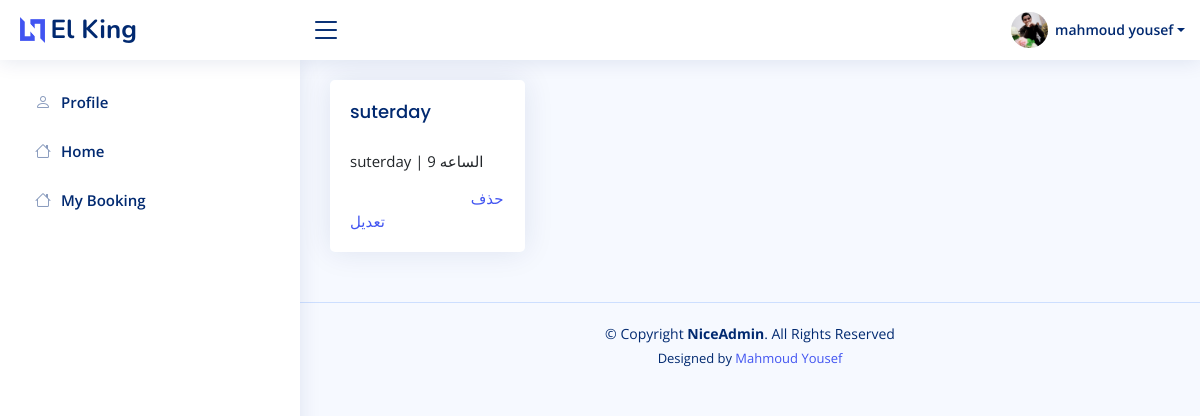
Before: /accounts/my_booking/ (signed in) with the older database file.
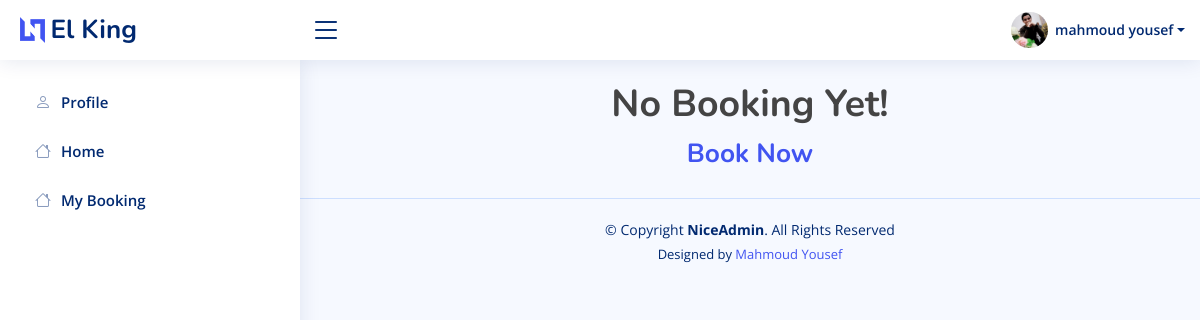
After: the same page with the newer database file.
### accounts/models.py (models this page shows, shortened)
class Profile(models.Model):
    user = models.OneToOneField(Account,on_delete=models.CASCADE)
    phone_number = models.CharField(max_length=20)
    address = models.CharField(max_length=50)
    image = models.ImageField(upload_to='users/')
    about = models.TextField(max_length=4000 , blank=True , null=True)
    country = models.CharField(max_length=50 ,blank=True, null=True)
    company = models.CharField(max_length=100 ,blank=True, null=True)
    address_line_1 = models.CharField( max_length=50 , blank=True)
    address_line_2 = models.CharField( max_length=50 , blank=True)
    fb_link = models.URLField( max_length=200 , blank=True , null=True)
    twitter_link = models.URLField( max_length=200, blank=True , null=True)
    instagram_link = models.URLField( max_length=200, blank=True , null=True)
    linked_in_link = models.URLField( max_length=200, blank=True , null=True)
    headline = models.CharField(max_length=50 , blank=True, null=True)
    city = models.CharField(max_length=50 ,blank=True, null=True)
    def full_name(self):
        return f'{self.user.first_name} {self.user.last_name}'

class Account(AbstractBaseUser):
    first_name      = models.CharField(max_length=50)
    last_name       = models.CharField(max_length=50)
    username        = models.CharField(max_length=50, unique=True)
    email           = models.EmailField(max_length=100, unique=True)
    phone_number    = models.CharField(max_length=50)
    date_joined     = models.DateTimeField(auto_now_add=True)
    last_login      = models.DateTimeField(auto_now_add=True)
    is_admin        = models.BooleanField(default=False)
    is_staff        = models.BooleanField(default=False)
    is_active        = models.BooleanField(default=False)
    is_superadmin        = models.BooleanField(default=False)
    USERNAME_FIELD = 'email'
    REQUIRED_FIELDS = ['username', 'first_name', 'last_name']
    objects = MyAccountManager()

class Book(models.Model):
    user = models.ForeignKey(Account,  on_delete=models.CASCADE)
    day = models.ForeignKey(Day, related_name="book_property",  on_delete=models.CASCADE)
    date = models.IntegerField( choices=hours)
    created_at = models.DateTimeField(default=timezone.now)
    is_booked = models.BooleanField(default=True)
    def __str__(self):
        return str(self.day)

class Day(models.Model):
    name = models.CharField(max_length=50)
    caption = models.CharField( max_length=5000)
    slug = models.SlugField(null=True,blank=True)
    def __str__(self):
        return self.name

### accounts/views.py (the view)
# urls.py: path('my_booking/' , views.my_booking , name='my_booking'),
def my_booking(request):
    mybooking = Book.objects.filter(user=request.user)
    return render(request , 'accounts/my_booking.html' , {'mybooking':mybooking})

### accounts/profile.py (called while the page is built)
def myprofile(request):
    current_user = request.user
    profile = None
    if  current_user.is_authenticated:
        profile = Profile.objects.get(user=current_user)
    return dict(profile=profile)

### accounts/templates/accounts/my_booking.html (shortened to what this page needs)
{% extends 'base.html' %}
{% load static %}
{% load django_bootstrap5 %}
{% block body %}
<main id="main" class="main">
    <section class="section">
        <div class="row">
            {% if mybooking %}
            {% for book in mybooking %}
            <div class="col-sm-3">
                <div class="card">
                    <div class="card-body">
                        <h5 class="card-title">{{book}}</h5>
                        <p class="card-text">{{book.day}} | {{book.date}} الساعه</p>
                        <a href="{% url 'delete_book' book.id %}" onclick="return confirm('Are You Sure You Want To Delete This book ?')">حذف</a>
                        <a href="{% url 'edit_book'  %}" >تعديل</a>
                    </div>
                </div>
            </div>
            {% endfor %}
            {% else %}
            <h1><center>No Booking Yet!</center></h1>
            <a href="/"><center><h3>Book Now</h3></center></a>
            {% endif %}
        </div>
    </section>
</main>
{% endblock body%}

### templates/base.html (shortened to what this page needs)
{% load static %}
<!DOCTYPE HTML>
<html lang="en">
<head>
	<link href="{% static 'vendor/bootstrap/css/bootstrap.min.css'%}" rel="stylesheet">
	<link href="{% static 'vendor/bootstrap-icons/bootstrap-icons.css'%}" rel="stylesheet">
	<link href="{% static 'vendor/boxicons/css/boxicons.min.css'%}" rel="stylesheet">
	<link href="{% static 'vendor/quill/quill.snow.css'%}" rel="stylesheet">
	<link href="{% static 'vendor/quill/quill.bubble.css'%}" rel="stylesheet">
	<link href="{% static 'vendor/remixicon/remixicon.css'%}" rel="stylesheet">
	<link href="{% static 'vendor/simple-datatables/style.css'%}" rel="stylesheet">
	<link href="{% static 'style2/css/bootstrap.css'%}" rel="stylesheet" type="text/css" />
	<link href="{% static 'style2/fonts/fontawesome/css/all.min.css'%}" type="text/css" rel="stylesheet">
	<link href="{% static 'style2/css/ui.css'%}" rel="stylesheet" type="text/css" />
	<link href="{% static 'style2/css/responsive.css'%}" rel="stylesheet" media="only screen and (max-width: 1200px)" />
	<link href="{% static 'style2/css/custum.css'%}" rel="stylesheet" type="text/css" />
	<link rel="stylesheet" href="https://cdnjs.cloudflare.com/ajax/libs/font-awesome/4.7.0/css/font-awesome.min.css">
	<link href="{% static 'css/style.css'%}" rel="stylesheet">
</head>
<body>
	<header id="header" class="header fixed-top d-flex align-items-center">
		<div class="d-flex align-items-center justify-content-between">
			<a href="/" class="logo d-flex align-items-center">
				<img src="{% static 'assets/img/logo.png'%}" alt="">
				<span class="d-none d-lg-block">El King</span>
			</a>
			<i class="bi bi-list toggle-sidebar-btn"></i>
		</div>
		<nav class="header-nav ms-auto">
			<ul class="d-flex align-items-center">
				{% if user.id is None %}
				<li class="nav-item dropdown pe-3">
					<a class="nav-link nav-profile d-flex align-items-center pe-0" href="#" data-bs-toggle="dropdown">
						<i class="bi bi-person"></i>
					</a>
					<ul class="dropdown-menu dropdown-menu-end dropdown-menu-arrow profile">
						<li>
							<a class="dropdown-item d-flex align-items-center" href="{% url 'login' %}">
								<i class="bi bi-person"></i>
								<span>Login</span>
							</a>
						</li>
						<li>
							<hr class="dropdown-divider">
						</li>
						<li>
							<a class="dropdown-item d-flex align-items-center" href="{% url 'register' %}">
								<i class="bi bi-person"></i>
								<span>Register</span>
							</a>
						</li>
					</ul>
				</li>
				{% else %}
				<li class="nav-item dropdown pe-3">
					<a class="nav-link nav-profile d-flex align-items-center pe-0" href="#" data-bs-toggle="dropdown">
						{% if profile.image%}
						<img src="{{profile.image.url}}" alt="Profile" class="rounded-circle">
						{% else %}
						<img src="https://bootdey.com/img/Content/avatar/avatar7.png" alt="Admin" class="rounded-circle"
							width="150">
						{% endif %}
						<span class="d-none d-md-block dropdown-toggle ps-2"> {{profile.full_name}}</span>
					</a>
				</li>
				{% endif %}
			</ul>
		</nav>
	</header>
	<aside id="sidebar" class="sidebar">
		<ul class="sidebar-nav" id="sidebar-nav">
			<li class="nav-item">
				<a class="nav-link collapsed" href="{% url 'profile'%}">
					<i class="bi bi-person"></i>
					<span>Profile</span>
				</a>
			</li>
			<li class="nav-item">
				<a class="nav-link collapsed" href="/">
					<i class="bi bi-house"></i>
					<span>Home</span>
				</a>
			</li>
			<li class="nav-item">
				<a class="nav-link collapsed" href="{% url 'my_booking'%}">
					<i class="bi bi-house"></i>
					<span>My Booking</span>
				</a>
			</li>
		</ul>
	</aside>
	{% block body %}
	{% endblock body %}
	<footer id="footer" class="footer">
		<div class="copyright">
			&copy; Copyright <strong><span>NiceAdmin</span></strong>. All Rights Reserved
		</div>
		<div class="credits">
			Designed by <a href="https://mmyousef.pythonanywhere.com/">Mahmoud Yousef</a>
		</div>
	</footer>
</body>
</html>

### static/style2/css/ui.css (style rules this page uses)
html { font-family: "Inter", sans-serif; font-size: 15px; }

### static/css/style.css (style rules this page uses)
:root { scroll-behavior: smooth; }
body { font-family: "Open Sans", sans-serif; background: #f6f9ff; color: #444444; }
a { color: #4154f1; text-decoration: none; }
h1, h2, h3, h4, h5, h6 { font-family: "Nunito", sans-serif; }
#main { margin-top: 60px; padding: 20px 30px; transition: all 0.3s; }
.logo { line-height: 1; }
@media (min-width: 1200px) { .logo { width: 280px; } }
.logo img { max-height: 26px; margin-right: 6px; }
.logo span { font-size: 26px; font-weight: 700; color: #012970; font-family: "Nunito", sans-serif; }
.header { transition: all 0.5s; z-index: 997; height: 60px; box-shadow: 0px 2px 20px rgba(1, 41, 112, 0.1); background-color: #fff; padding-left: 20px; }
.header .toggle-sidebar-btn { font-size: 32px; padding-left: 10px; cursor: pointer; color: #012970; }
.header-nav ul { list-style: none; }
.header-nav>ul { margin: 0; padding: 0; }
.header-nav .nav-profile { color: #012970; }
.header-nav .nav-profile img { max-height: 36px; }
.header-nav .nav-profile span { font-size: 14px; font-weight: 600; }
.sidebar { position: fixed; top: 60px; left: 0; bottom: 0; width: 300px; z-index: 996; transition: all 0.3s; padding: 20px; overflow-y: auto; scrollbar-width: thin; scrollbar-color: #aab7cf transparent; box-shadow: 0px 0px 20px rgba(1, 41, 112, 0.1); background-color: #fff; }
@media (min-width: 1200px) { #main, #footer { margin-left: 300px; } }
.sidebar-nav { padding: 0; margin: 0; list-style: none; }
.sidebar-nav li { padding: 0; margin: 0; list-style: none; }
.sidebar-nav .nav-item { margin-bottom: 5px; }
.sidebar-nav .nav-link { display: flex; align-items: center; font-size: 15px; font-weight: 600; color: #4154f1; transition: 0.3; background: #f6f9ff; padding: 10px 15px; border-radius: 4px; }
.sidebar-nav .nav-link i { font-size: 16px; margin-right: 10px; color: #4154f1; }
.sidebar-nav .nav-link.collapsed { color: #012970; background: #fff; }
.sidebar-nav .nav-link.collapsed i { color: #899bbd; }
.footer { padding: 20px 0; font-size: 14px; transition: all 0.3s; border-top: 1px solid #cddfff; }
.footer .copyright { text-align: center; color: #012970; }
.footer .credits { padding-top: 5px; text-align: center; font-size: 13px; color: #012970; }

Changed rows visible on the page:
removed Book: day.name "suterday", day "suterday", date "9"
Other visible differences:
text now shown: "No Booking Yet! Book Now"
